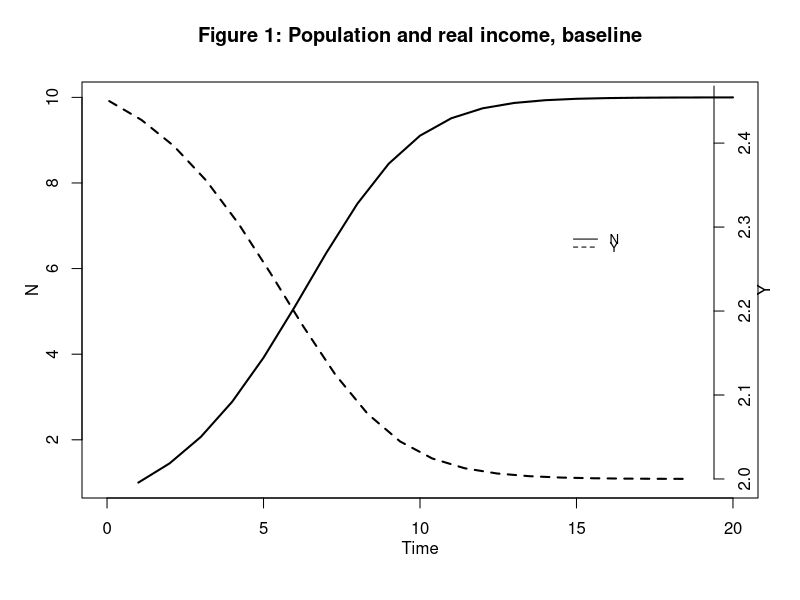
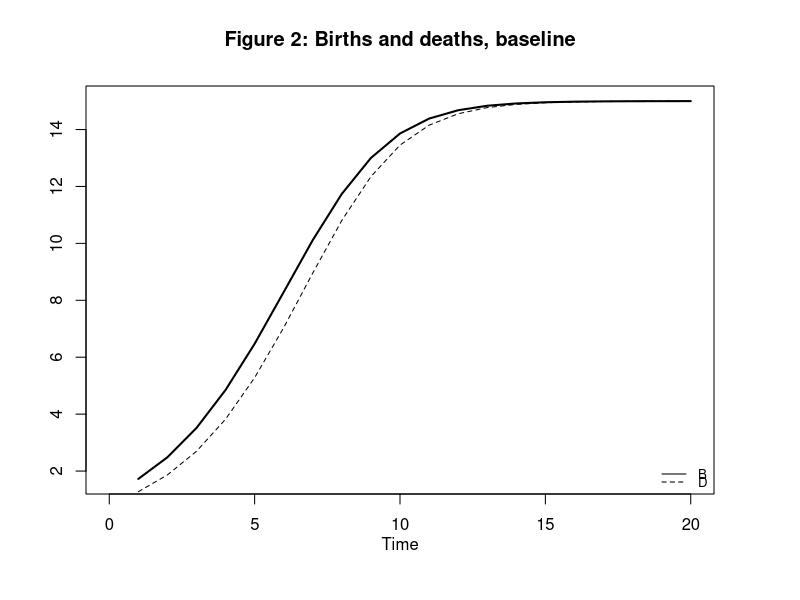
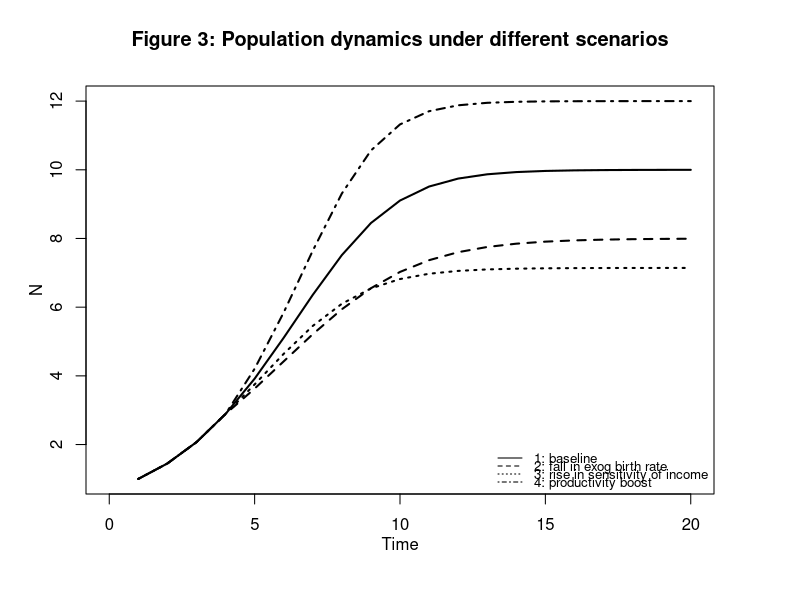
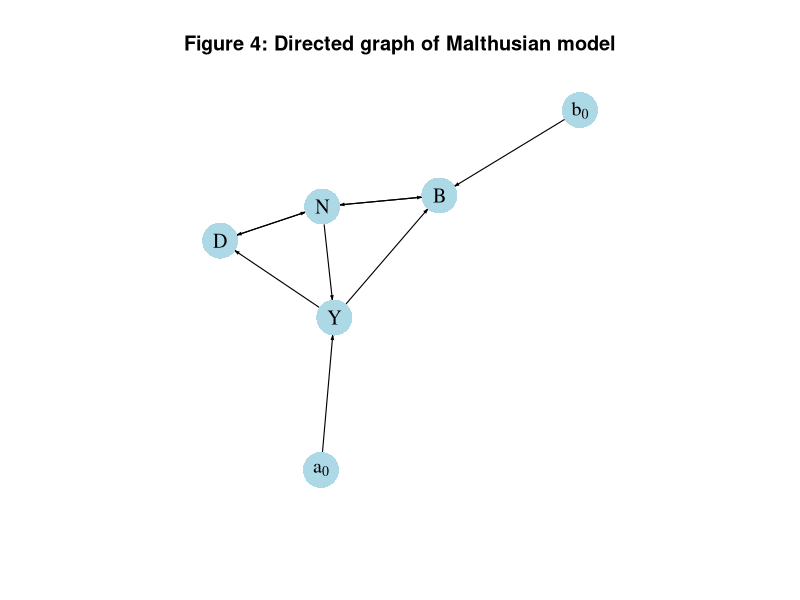

These charts were generated, in order, by the following R code:
## ---- chunk 1
# Clear the environment
rm(list=ls(all=TRUE))

# Set number of periods
T=100

# Set number of scenarios (including baseline)
S=4

# Set period in which shock/shift will occur
s=5

# Create (S x T)-matrices that will contain the simulated data
N=matrix(data=0,nrow=S,ncol=T) # population
Y=matrix(data=0,nrow=S,ncol=T) # real income
B=matrix(data=0,nrow=S,ncol=T) # births
D=matrix(data=0,nrow=S,ncol=T) # deaths
N_eq=vector(length=S)          # equilibrium population
Y_eq=vector(length=S)          # equilibrium real income
B_eq=vector(length=S)          # equilibrium births
D_eq=vector(length=S)          # equilibrium deaths

# Set baseline parameter values
b0=matrix(data=0.5,nrow=S,ncol=T) # Exogenous birth rate
b1=0.5 # Sensitivity of births with respect to real income
d0=2.5 # Exogenous death rate
d1=0.5 # Sensitivity of deaths with respect to real income
a0=matrix(data=2.5,nrow=S,ncol=T) # Exogenous component of real income 
a1=matrix(data=0.05,nrow=S,ncol=T) #Sensitivity of the real income with respect to population

# Set parameter values for different scenarios
b0[,s:T][2,]=0.4  # scenario 2: reduction in birth rate
a1[,s:T][3,]=0.07 # scenario 3: increase in sensitivity of real income with respect to population
a0[,s:T][4,]=2.6  # scenario 4: improvement in productivity

# Initialise 
N[,1]=1
Y[,1]=1
B[,1]=1
D[,1]=1

# Simulate the model by looping over T time periods for S different scenarios
for (i in 1:S){  

  for (t in 2:T){
 
    for (iterations in 1:1000){ # run the model 1000-times in each period 
       
      # (1) Population dynamics    
      N[i,t] = N[i,t-1] + B[i,t-1] - D[i,t-1]
      
      # (2) Births
      B[i,t] = (b0[i,t] + b1*Y[i,t])*N[i,t]
      
      # (3) Deaths
      D[i,t] = (d0 - d1*Y[i,t])*N[i,t]  
      
      # (4) Real income
      Y[i,t] = a0[i,t] - a1[i,t]*N[i,t]   
      
    }  # close iterations loop 
  }    # close time loop
}      # close scenario loop

## ---- chunk 2
# Set maximum period for plots
Tmax=20

## Baseline
#Population and real income
plot(N[1, 2:(Tmax+1)],type="l", lwd=2, lty=1, xlim=range(0:(Tmax)), ylab = '', xlab = '')
title(main="Figure 1: Population and real income, baseline",ylab = 'N', xlab = 'Time',cex=0.8, line=2)
par(mar = c(5, 4, 4, 4) + 0.3)
par(new = TRUE)
plot(Y[1, 2:Tmax],type="l", col=1, lwd=2, lty=2, font.main=1,cex.main=1,ylab = '', axes=FALSE,
     xlab = '',ylim = range(Y[1, 2:20]),cex=0.8)
axis(side = 4, at = pretty(range(Y[1, 2:Tmax])))  
mtext("Y", side = 4, line = 2)
legend(15, 2.3, legend=c("N", "Y"),
        lty=1:2, cex=0.8, bty = "n", y.intersp=0.5)

# Births and deaths
plot(B[1, 2:(Tmax+1)],type="l", col=1, lwd=2, lty=1, xlim=range(0:(Tmax)), xlab="", ylab="") 
title(main="Figure 2: Births and deaths, baseline", xlab = 'Time',cex=0.8,line=2)
lines(D[1, 2:Tmax],lty=2)
legend("bottomright", legend=c("B", "D"),
       lty=1:2, cex=0.8, bty = "n", y.intersp=0.5)

## ---- chunk 3
## Population dynamics under different scenarios
plot(N[1, 2:(Tmax+1)],type="l", lwd=2, lty=1, xlim=range(0:(Tmax)), ylim=range(N[4, 2:Tmax]), ylab = '', xlab = '')
title(main="Figure 3: Population dynamics under different scenarios",ylab = 'N', xlab = 'Time',cex=0.8, line=2)
lines(N[2, 2:(Tmax+1)],lty=2, lwd=2)
lines(N[3, 2:(Tmax+1)],lty=3, lwd=2)
lines(N[4, 2:(Tmax+1)],lty=4, lwd=2)
legend("bottomright", legend=c("1: baseline","2: fall in exog birth rate", "3: rise in sensitivity of income",
      "4: productivity boost"), lty=1:4, cex=0.8, bty = "n", y.intersp=0.5)

## ---- chunk 4
## Create directed graph
# Construct auxiliary Jacobian matrix for 6 variables: N, B, D, Y, b0, a0,
# where non-zero elements in regular Jacobian are set to 1 and zero elements are unchanged

M_mat=matrix(c(0,1,1,0,0,0,
              1,0,0,1,1,0,
              1,0,0,1,0,0,
              1,0,0,0,0,1,
              0,0,0,0,0,0,
              0,0,0,0,0,0), 6, 6, byrow=TRUE)

# Create adjacency matrix from transpose of auxiliary Jacobian and add column names
A_mat=t(M_mat)

# Create directed graph from adjacency matrix
library(igraph)
dg=graph_from_adjacency_matrix(A_mat, mode="directed", weighted= NULL)

# Define node labels
V(dg)$name=c("N", "B", "D", "Y", expression(b[0]), expression(a[0]))

# Plot directed graph matrix
plot(dg, main="Figure 4: Directed graph of Malthusian model", vertex.size=20, vertex.color="lightblue", 
     vertex.label.color="black", edge.arrow.size=0.2, edge.width=1.1, edge.size=1.2,
     edge.arrow.width=1, edge.color="black", vertex.label.cex=1.2, 
     vertex.frame.color="NA", margin=-0.05)
## ---- chunk 5
# Calculate analytical equilibrium solutions 
for (i in 1:S){
N_eq[i]=(b0[i,T]-d0+a0[i,T]*(b1+d1))/(a1[i,T]*(b1+d1))
Y_eq[i]=(d0-b0[i,T])/(b1+d1)
B_eq[i]=(b0[i,T] + b1*Y_eq[i])*N_eq[i]
D_eq[i]=(d0 - d1*Y_eq[i])*N_eq[i]
}

# Compare with numerical solutions (here for the example of Y, scenario1)
Y_eq[1]
Y[1,T]

# Check stability condition for all scenarios
for (i in 1:S){
print(paste0("Scenario ", i, ":"))
print(abs(1-b0[i,T]+d0-a0[i,T]*(b1+d1)) < 1)
}
